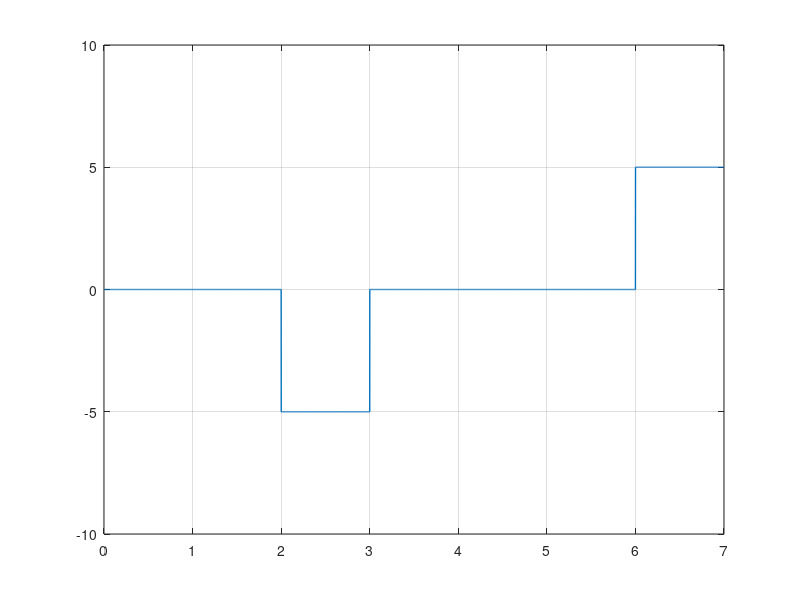

The MATLAB source for this figure:
clc; #... Clear command line
clear all; #... Clear variables
close all; #... Clear figures

bits = [1 0 1 1 0 0 1];

#... Modulation

bitrate = 1; #... Number of bits per second
voltage = 5;

samplingRate = 1000;
samplingTime = 1/samplingRate;

endTime = length(bits)/bitrate;
time = 0:samplingTime:endTime;

index = 1;
sign = 1;
last = 1;
if bits(1) == 1
    sign = 0;
endif

for i = 1:length(time)
    modulation(i) = sign*voltage;
    if time(i)*bitrate >= index
        if sign != 0
            last = sign;
        endif
        index = index+1;
        if index <= length(bits) && bits(index) == 1
            if sign == 0
                sign = -last;
            else
                sign = 0;
            endif
        endif
    endif
endfor

plot(time, modulation, "LineWidth", 1);
axis([0 endTime -voltage-5 voltage+5]);
grid on;

#... Demodulation

index = 1

for i = 1:length(modulation)
    if modulation(i) == voltage
        demodultaion(index) = 1;
    else
        demodultaion(index) = 0;
    endif
    if time(i)*bitrate >= index
        index = index+1;
    endif
endfor

disp(demodultaion);
